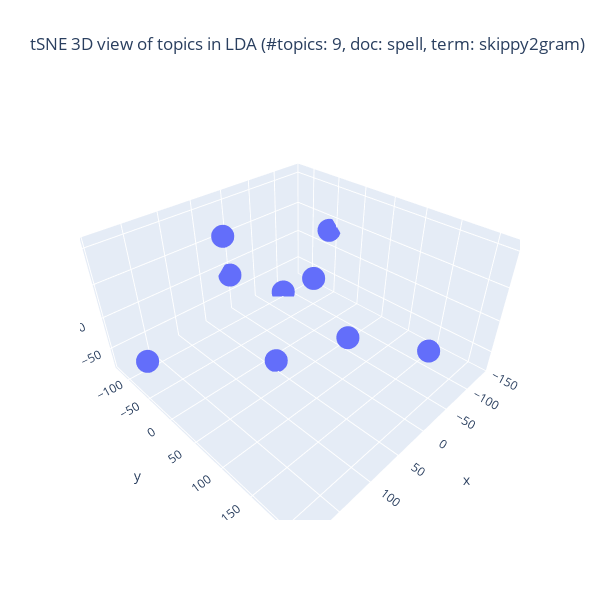

Notebook code cell kept with this figure:
### Code cell
## Plotlyを使って tSNE の結果の可視化 (3D)
import plotly.graph_objects as go
top_fitted = top_tSNE_3d_fitted
fig = go.Figure(data = [go.Scatter3d(
        x = top_fitted[:,0], y = top_fitted[:,1], z = top_fitted[:,2],
                                     mode = 'markers')
                                     ])

## 3D 散布図にラベルを追加する処理は未実装
title_val = f"tSNE 3D view of topics in LDA (#topics: {n_topics}, doc: {doc_attr}, term: {term_type})"
fig.update_layout(autosize = False,
                  width = 600, height = 600, title = title_val)
fig.show()

### Figure 1 — Plotly figure (JSON) as saved in the notebook; plotly's stock layout.template omitted (floating-point values rounded to 4 significant figures)
{"data": [{"mode": "markers", "type": "scatter3d", "x": [-40.77, -3.193, 76.96, -139.6, 4.222, -83.66, 191.6, 5.782, 46.11], "y": [71.58, 40.4, -31.97, -57.14, 216.0, -103.6, -52.35, -123.7, 19.9], "z": [-51.84, 46.35, 107.8, 30.96, 36.2, -77.82, -27.95, -15.44, -71.78]}], "layout": {"autosize": false, "height": 600, "title": {"text": "tSNE 3D view of topics in LDA (#topics: 9, doc: spell, term: skippy2gram)"}, "width": 600}}
